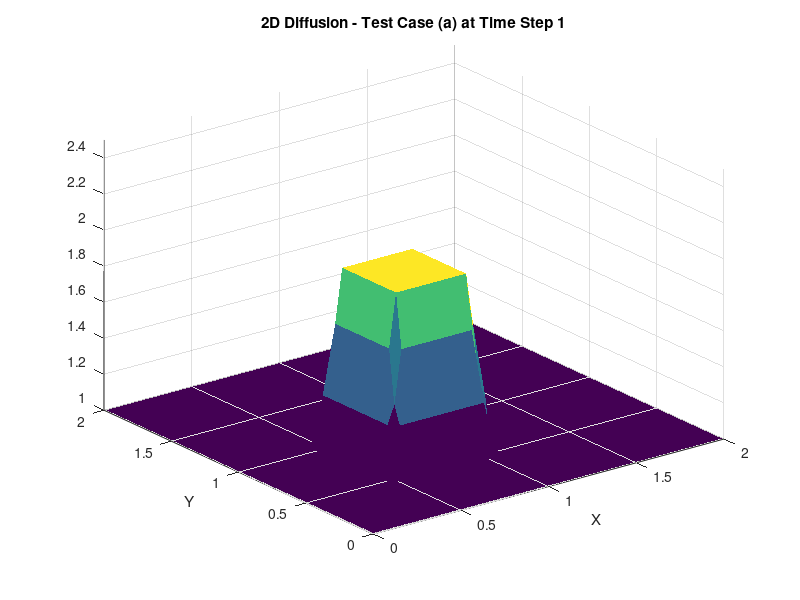
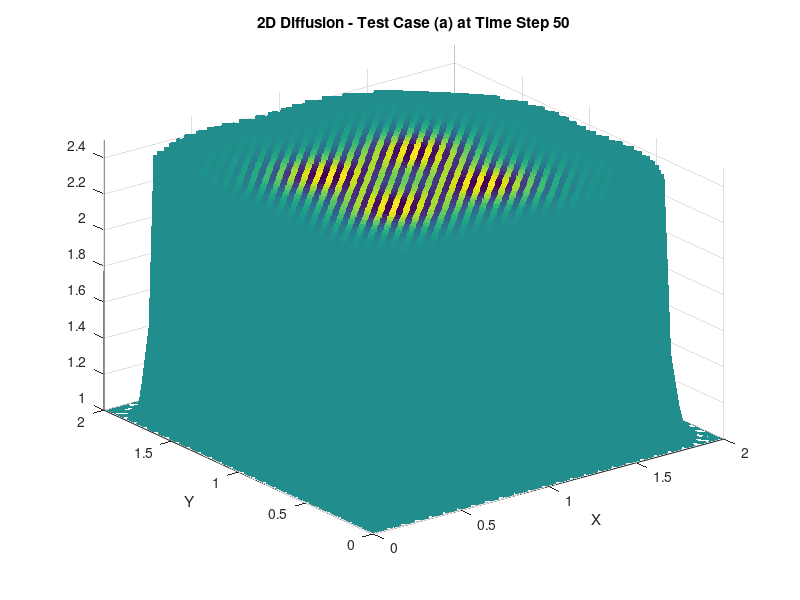
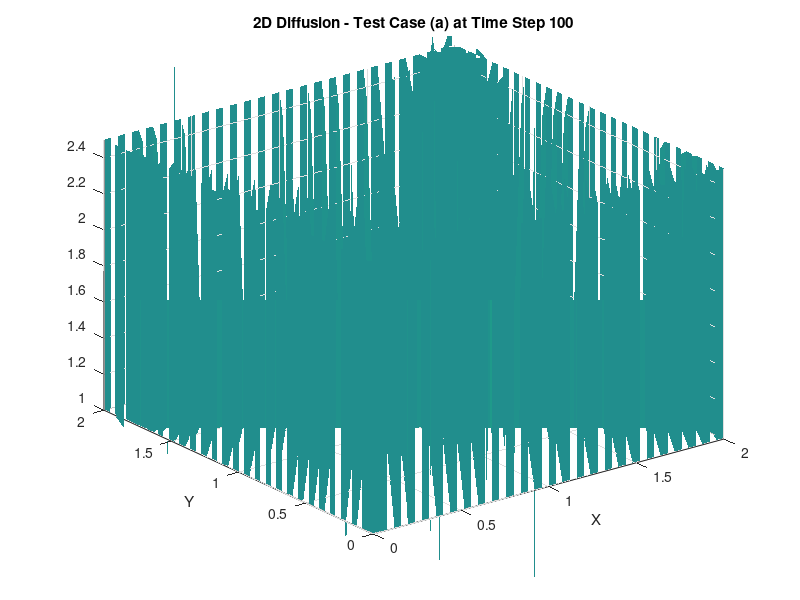
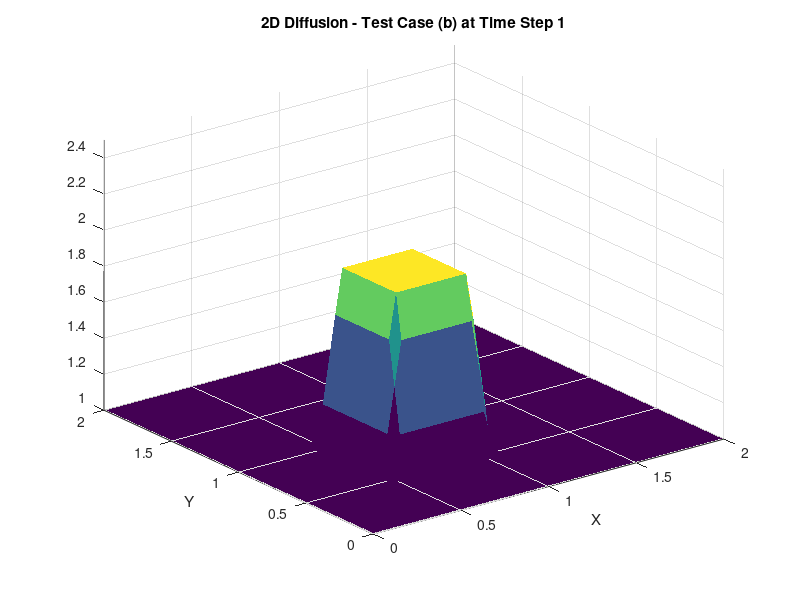

MATLAB code for these plots, in order:
clc;
close all;
clear;

vis = 0.1;
xmax = 2;
ymax = 2;
nx = 51;
ny = 51;

% Test cases to loop through
test_cases = {'a', 'b', 'c'};
C_values = [0.6, 0.5, 0.25];
time_steps_to_plot = [1, 50, 100]; % Time steps at which to plot

for k = 1:length(test_cases)
    C = C_values(k);
    nt = 101;
    dx = xmax / (nx - 1);
    dy = ymax / (ny - 1);
    dt = C * (dx^2) / (2 * vis);

    x = linspace(0, xmax, nx);
    y = linspace(0, ymax, ny);
    u = ones(nx, ny);
    v = ones(nx, ny); % Assuming similar dynamics for v

    % Apply initial conditions
    for i = 1:nx
        for j = 1:ny
            if x(i) >= 0.5 && x(i) <= 1 && y(j) >= 0.5 && y(j) <= 1
                u(i, j) = 2; % u-field
                v(i, j) = 2; % v-field
            end
        end
    end

    [X, Y] = meshgrid(x, y);

    for n = 1:nt
        un = u;
        vn = v; % Assuming similar dynamics for v

        for i = 2:nx-1
            for j = 2:ny-1
                u(i, j) = un(i, j) + vis * dt / dx^2 * (un(i+1, j) - 2*un(i, j) + un(i-1, j)) ...
                          + vis * dt / dy^2 * (un(i, j+1) - 2*un(i, j) + un(i, j-1));
            end
        end

        % Enforce boundary conditions
        u(1,:) = 1; u(nx,:) = 1; u(:,1) = 1; u(:,ny) = 1;

        % Plot at specific time steps
        if ismember(n, time_steps_to_plot)
            figure; % Open a new figure window for each plot
            surf(X, Y, u', 'EdgeColor', 'none');
            title(sprintf('2D Diffusion - Test Case (%s) at Time Step %d', test_cases{k}, n));
            xlabel('X');
            ylabel('Y');
            zlim([1 2.5]);
            ylim('auto'); % This automatically scales the y-axis
            drawnow;
            pause(0.8); % This will keep the plot displayed for 0.8 seconds
        end
    end

    fprintf('Test Case (%s): Δx = %.4f, Δy = %.4f, Δt = %.4f', test_cases{k}, dx, dy, dt);
end

